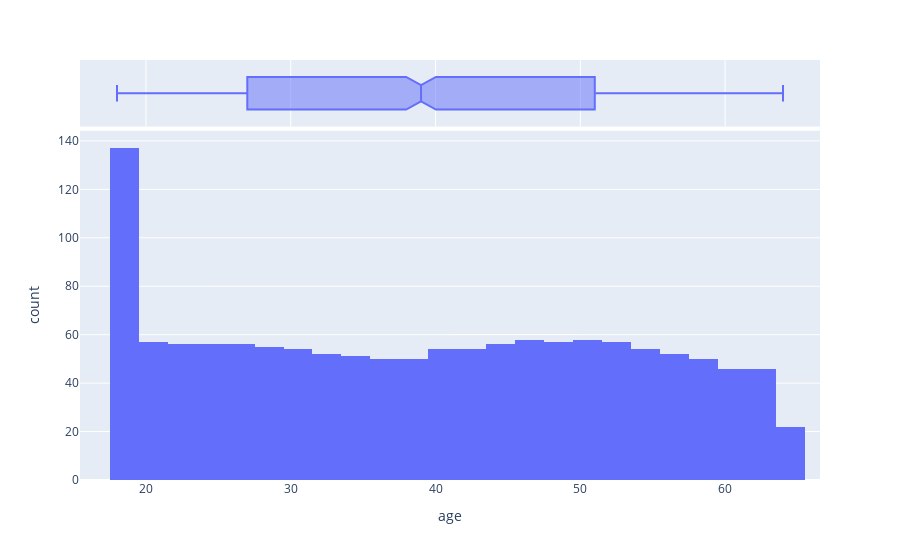
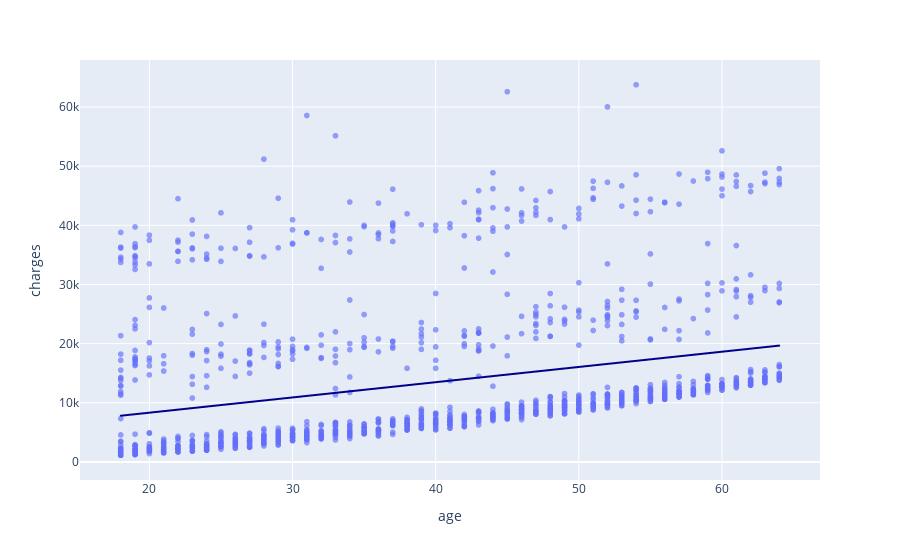
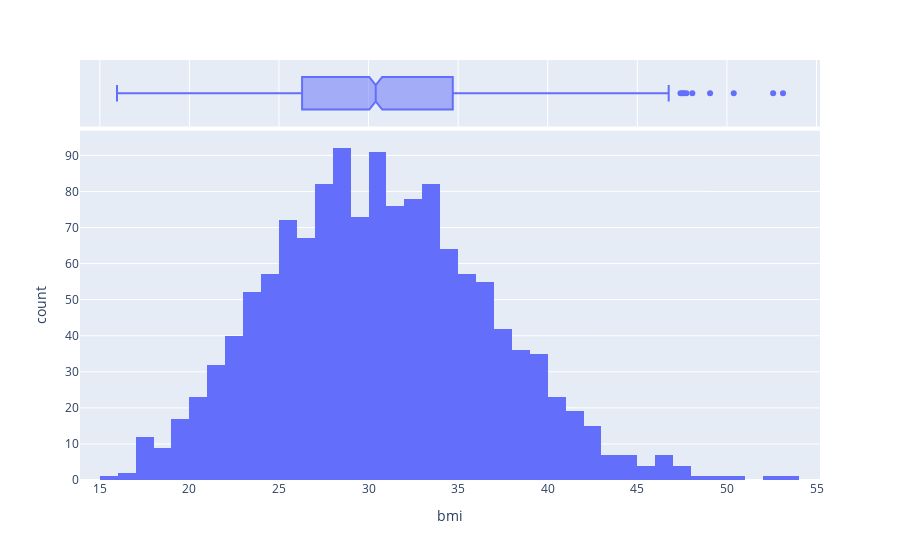
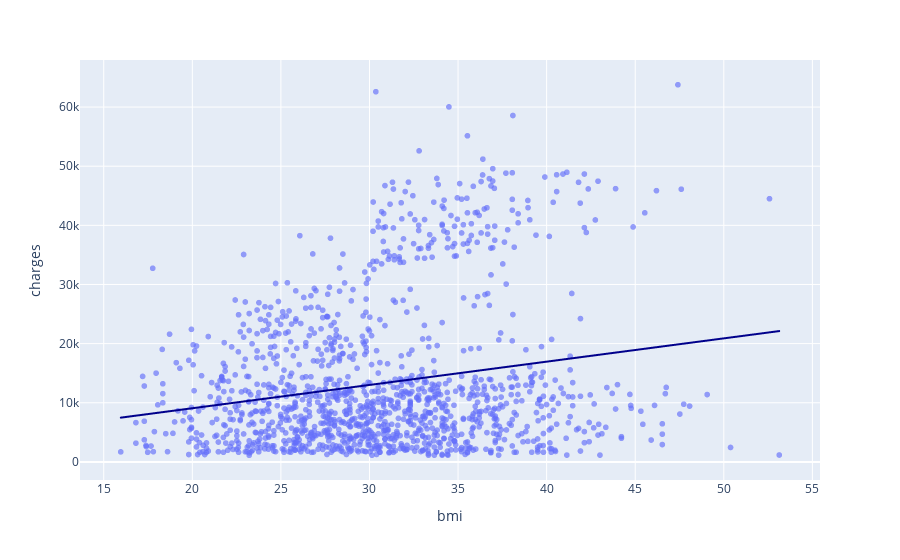

These figures' notebook cell, in order:
### Markdown cell above
Прежде чем приступать к этапу подготовки данных для модели, вы можете произвести небольшое исследование зависимостей в данных, например построить следующие графики и диаграммы:

* гистограммы/коробчатые диаграммы числовых признаков;
* столбчатые диаграммы медианных медицинских расходов в зависимости от категориальных признаков;
* диаграммы рассеяния зависимости целевого признака от других числовых в разрезе категориальных (обратите особенное внимание на зависимость медицинских расходов от признака курения).

### Code cell
#Построим распределения числовых признаков и приближение из зависимостей от целевого линейной регрессией
types = data.dtypes
num_features = list(types[(types != 'object')].index)
n = len(num_features)

for feature in num_features: #i- индекс, feature - название признака в таблице
    
    fig = px.histogram(
    data, x=feature, marginal='box')
    fig.show()
    
    fig = px.scatter(
    data, x=feature, y='charges', opacity=0.65,
    trendline='ols', trendline_color_override='darkblue')
    fig.show()
    
plt.tight_layout() #выравнивание графиков

### Figure 1 — Plotly figure (JSON) as saved in the notebook; plotly's stock layout.template omitted (floating-point values rounded to 4 significant figures; data arrays with more than 128 entries replaced by an {"elided": "..."} marker saying what was removed)
{"data": [{"alignmentgroup": "True", "bingroup": "x", "hovertemplate": "age=%{x}<br>count=%{y}<extra></extra>", "legendgroup": "", "marker": {"color": "#636efa", "pattern": {"shape": ""}}, "name": "", "offsetgroup": "", "orientation": "v", "showlegend": false, "type": "histogram", "x": {"elided": "1338 int values"}, "xaxis": "x", "yaxis": "y"}, {"alignmentgroup": "True", "hovertemplate": "age=%{x}<extra></extra>", "legendgroup": "", "marker": {"color": "#636efa"}, "name": "", "notched": true, "offsetgroup": "", "showlegend": false, "type": "box", "x": {"elided": "1338 int values"}, "xaxis": "x2", "yaxis": "y2"}], "layout": {"barmode": "relative", "legend": {"tracegroupgap": 0}, "margin": {"t": 60}, "xaxis": {"anchor": "y", "domain": [0, 1], "title": {"text": "age"}}, "xaxis2": {"anchor": "y2", "domain": [0, 1], "matches": "x", "showgrid": true, "showticklabels": false}, "yaxis": {"anchor": "x", "domain": [0, 0.8316], "title": {"text": "count"}}, "yaxis2": {"anchor": "x2", "domain": [0.8416, 1], "matches": "y2", "showgrid": false, "showline": false, "showticklabels": false, "ticks": ""}}}

### Figure 2 — Plotly figure (JSON) as saved in the notebook; plotly's stock layout.template omitted (floating-point values rounded to 4 significant figures; data arrays with more than 128 entries replaced by an {"elided": "..."} marker saying what was removed)
{"data": [{"hovertemplate": "age=%{x}<br>charges=%{y}<extra></extra>", "legendgroup": "", "marker": {"color": "#636efa", "opacity": 0.65, "symbol": "circle"}, "mode": "markers", "name": "", "showlegend": false, "type": "scattergl", "x": {"elided": "1338 int values"}, "xaxis": "x", "y": {"elided": "1338 float values"}, "yaxis": "y"}, {"hovertemplate": "<b>OLS trendline</b><br>charges = 257.723 * age + 3165.89<br>R<sup>2</sup>=0.089406<br><br>age=%{x}<br>charges=%{y} <b>(trend)</b><extra></extra>", "legendgroup": "", "line": {"color": "darkblue"}, "marker": {"color": "#636efa", "symbol": "circle"}, "mode": "lines", "name": "", "showlegend": false, "type": "scattergl", "x": {"elided": "1338 int values"}, "xaxis": "x", "y": {"elided": "1338 float values"}, "yaxis": "y"}], "layout": {"legend": {"tracegroupgap": 0}, "margin": {"t": 60}, "xaxis": {"anchor": "y", "domain": [0, 1], "title": {"text": "age"}}, "yaxis": {"anchor": "x", "domain": [0, 1], "title": {"text": "charges"}}}}

### Figure 3 — Plotly figure (JSON) as saved in the notebook; plotly's stock layout.template omitted (floating-point values rounded to 4 significant figures; data arrays with more than 128 entries replaced by an {"elided": "..."} marker saying what was removed)
{"data": [{"alignmentgroup": "True", "bingroup": "x", "hovertemplate": "bmi=%{x}<br>count=%{y}<extra></extra>", "legendgroup": "", "marker": {"color": "#636efa", "pattern": {"shape": ""}}, "name": "", "offsetgroup": "", "orientation": "v", "showlegend": false, "type": "histogram", "x": {"elided": "1338 float values"}, "xaxis": "x", "yaxis": "y"}, {"alignmentgroup": "True", "hovertemplate": "bmi=%{x}<extra></extra>", "legendgroup": "", "marker": {"color": "#636efa"}, "name": "", "notched": true, "offsetgroup": "", "showlegend": false, "type": "box", "x": {"elided": "1338 float values"}, "xaxis": "x2", "yaxis": "y2"}], "layout": {"barmode": "relative", "legend": {"tracegroupgap": 0}, "margin": {"t": 60}, "xaxis": {"anchor": "y", "domain": [0, 1], "title": {"text": "bmi"}}, "xaxis2": {"anchor": "y2", "domain": [0, 1], "matches": "x", "showgrid": true, "showticklabels": false}, "yaxis": {"anchor": "x", "domain": [0, 0.8316], "title": {"text": "count"}}, "yaxis2": {"anchor": "x2", "domain": [0.8416, 1], "matches": "y2", "showgrid": false, "showline": false, "showticklabels": false, "ticks": ""}}}

### Figure 4 — Plotly figure (JSON) as saved in the notebook; plotly's stock layout.template omitted (floating-point values rounded to 4 significant figures; data arrays with more than 128 entries replaced by an {"elided": "..."} marker saying what was removed)
{"data": [{"hovertemplate": "bmi=%{x}<br>charges=%{y}<extra></extra>", "legendgroup": "", "marker": {"color": "#636efa", "opacity": 0.65, "symbol": "circle"}, "mode": "markers", "name": "", "showlegend": false, "type": "scattergl", "x": {"elided": "1338 float values"}, "xaxis": "x", "y": {"elided": "1338 float values"}, "yaxis": "y"}, {"hovertemplate": "<b>OLS trendline</b><br>charges = 393.873 * bmi + 1192.94<br>R<sup>2</sup>=0.039339<br><br>bmi=%{x}<br>charges=%{y} <b>(trend)</b><extra></extra>", "legendgroup": "", "line": {"color": "darkblue"}, "marker": {"color": "#636efa", "symbol": "circle"}, "mode": "lines", "name": "", "showlegend": false, "type": "scattergl", "x": {"elided": "1338 float values"}, "xaxis": "x", "y": {"elided": "1338 float values"}, "yaxis": "y"}], "layout": {"legend": {"tracegroupgap": 0}, "margin": {"t": 60}, "xaxis": {"anchor": "y", "domain": [0, 1], "title": {"text": "bmi"}}, "yaxis": {"anchor": "x", "domain": [0, 1], "title": {"text": "charges"}}}}
